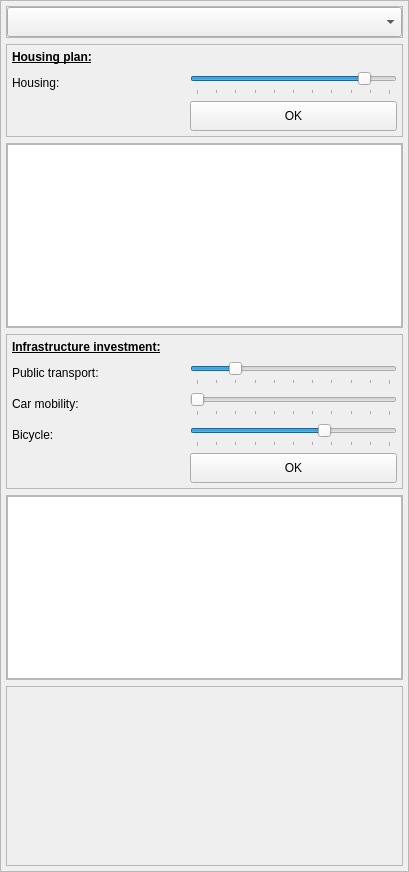
<?xml version="1.0" encoding="UTF-8"?>
<ui version="4.0">
 <class>IndicatorsDialogDockedBase</class>
 <widget class="QDockWidget" name="IndicatorsDialogDockedBase">
  <property name="geometry">
   <rect>
    <x>0</x>
    <y>0</y>
    <width>409</width>
    <height>872</height>
   </rect>
  </property>
  <property name="sizePolicy">
   <sizepolicy hsizetype="MinimumExpanding" vsizetype="MinimumExpanding">
    <horstretch>0</horstretch>
    <verstretch>0</verstretch>
   </sizepolicy>
  </property>
  <property name="minimumSize">
   <size>
    <width>320</width>
    <height>872</height>
   </size>
  </property>
  <property name="windowTitle">
   <string>Indicators</string>
  </property>
  <widget class="QWidget" name="dockWidgetContents">
   <property name="sizePolicy">
    <sizepolicy hsizetype="MinimumExpanding" vsizetype="MinimumExpanding">
     <horstretch>0</horstretch>
     <verstretch>0</verstretch>
    </sizepolicy>
   </property>
   <property name="minimumSize">
    <size>
     <width>0</width>
     <height>850</height>
    </size>
   </property>
   <property name="baseSize">
    <size>
     <width>0</width>
     <height>0</height>
    </size>
   </property>
   <layout class="QVBoxLayout" name="verticalLayout_6">
    <property name="leftMargin">
     <number>0</number>
    </property>
    <property name="topMargin">
     <number>0</number>
    </property>
    <property name="rightMargin">
     <number>0</number>
    </property>
    <property name="bottomMargin">
     <number>0</number>
    </property>
    <item>
     <widget class="QFrame" name="pluginFrame">
      <property name="enabled">
       <bool>true</bool>
      </property>
      <property name="sizePolicy">
       <sizepolicy hsizetype="MinimumExpanding" vsizetype="MinimumExpanding">
        <horstretch>0</horstretch>
        <verstretch>0</verstretch>
       </sizepolicy>
      </property>
      <property name="frameShape">
       <enum>QFrame::StyledPanel</enum>
      </property>
      <property name="frameShadow">
       <enum>QFrame::Raised</enum>
      </property>
      <layout class="QVBoxLayout" name="verticalLayout_5">
       <property name="leftMargin">
        <number>5</number>
       </property>
       <property name="topMargin">
        <number>5</number>
       </property>
       <property name="rightMargin">
        <number>5</number>
       </property>
       <property name="bottomMargin">
        <number>5</number>
       </property>
       <item>
        <layout class="QVBoxLayout" name="verticalLayout">
         <item>
          <widget class="QFrame" name="comboFrame">
           <property name="frameShape">
            <enum>QFrame::StyledPanel</enum>
           </property>
           <property name="frameShadow">
            <enum>QFrame::Raised</enum>
           </property>
           <layout class="QVBoxLayout" name="verticalLayout_2">
            <property name="leftMargin">
             <number>0</number>
            </property>
            <property name="topMargin">
             <number>0</number>
            </property>
            <property name="rightMargin">
             <number>0</number>
            </property>
            <property name="bottomMargin">
             <number>0</number>
            </property>
            <item>
             <widget class="QComboBox" name="packageComboBox">
              <property name="sizePolicy">
               <sizepolicy hsizetype="MinimumExpanding" vsizetype="MinimumExpanding">
                <horstretch>0</horstretch>
                <verstretch>0</verstretch>
               </sizepolicy>
              </property>
              <property name="minimumSize">
               <size>
                <width>0</width>
                <height>30</height>
               </size>
              </property>
              <property name="baseSize">
               <size>
                <width>0</width>
                <height>30</height>
               </size>
              </property>
              <property name="editable">
               <bool>false</bool>
              </property>
              <property name="iconSize">
               <size>
                <width>48</width>
                <height>48</height>
               </size>
              </property>
             </widget>
            </item>
           </layout>
          </widget>
         </item>
         <item>
          <widget class="QFrame" name="housingFrame">
           <property name="sizePolicy">
            <sizepolicy hsizetype="Preferred" vsizetype="Preferred">
             <horstretch>0</horstretch>
             <verstretch>0</verstretch>
            </sizepolicy>
           </property>
           <property name="minimumSize">
            <size>
             <width>0</width>
             <height>0</height>
            </size>
           </property>
           <property name="maximumSize">
            <size>
             <width>16777215</width>
             <height>16777215</height>
            </size>
           </property>
           <property name="frameShape">
            <enum>QFrame::StyledPanel</enum>
           </property>
           <property name="frameShadow">
            <enum>QFrame::Raised</enum>
           </property>
           <layout class="QVBoxLayout" name="verticalLayout_8">
            <property name="leftMargin">
             <number>5</number>
            </property>
            <property name="topMargin">
             <number>5</number>
            </property>
            <property name="rightMargin">
             <number>5</number>
            </property>
            <property name="bottomMargin">
             <number>5</number>
            </property>
            <item>
             <layout class="QGridLayout" name="gridLayout_4">
              <item row="0" column="0">
               <widget class="QLabel" name="label_16">
                <property name="sizePolicy">
                 <sizepolicy hsizetype="Fixed" vsizetype="Preferred">
                  <horstretch>0</horstretch>
                  <verstretch>0</verstretch>
                 </sizepolicy>
                </property>
                <property name="minimumSize">
                 <size>
                  <width>172</width>
                  <height>0</height>
                 </size>
                </property>
                <property name="maximumSize">
                 <size>
                  <width>172</width>
                  <height>16777215</height>
                 </size>
                </property>
                <property name="text">
                 <string>&lt;html&gt;&lt;head/&gt;&lt;body&gt;&lt;p&gt;&lt;span style=&quot; font-weight:600; text-decoration: underline;&quot;&gt;Housing plan:&lt;/span&gt;&lt;/p&gt;&lt;/body&gt;&lt;/html&gt;</string>
                </property>
               </widget>
              </item>
              <item row="1" column="1">
               <widget class="QSlider" name="housingSlider">
                <property name="sizePolicy">
                 <sizepolicy hsizetype="MinimumExpanding" vsizetype="Fixed">
                  <horstretch>0</horstretch>
                  <verstretch>0</verstretch>
                 </sizepolicy>
                </property>
                <property name="minimumSize">
                 <size>
                  <width>0</width>
                  <height>25</height>
                 </size>
                </property>
                <property name="mouseTracking">
                 <bool>true</bool>
                </property>
                <property name="maximum">
                 <number>100</number>
                </property>
                <property name="value">
                 <number>87</number>
                </property>
                <property name="orientation">
                 <enum>Qt::Horizontal</enum>
                </property>
                <property name="tickPosition">
                 <enum>QSlider::TicksBelow</enum>
                </property>
                <property name="tickInterval">
                 <number>10</number>
                </property>
               </widget>
              </item>
              <item row="1" column="0">
               <widget class="QLabel" name="label_14">
                <property name="sizePolicy">
                 <sizepolicy hsizetype="Preferred" vsizetype="Preferred">
                  <horstretch>0</horstretch>
                  <verstretch>0</verstretch>
                 </sizepolicy>
                </property>
                <property name="text">
                 <string>Housing:</string>
                </property>
               </widget>
              </item>
              <item row="0" column="1">
               <widget class="QLabel" name="housingLabel">
                <property name="sizePolicy">
                 <sizepolicy hsizetype="Preferred" vsizetype="Preferred">
                  <horstretch>0</horstretch>
                  <verstretch>0</verstretch>
                 </sizepolicy>
                </property>
                <property name="text">
                 <string/>
                </property>
               </widget>
              </item>
              <item row="2" column="1">
               <widget class="QPushButton" name="okHousing">
                <property name="sizePolicy">
                 <sizepolicy hsizetype="MinimumExpanding" vsizetype="Fixed">
                  <horstretch>0</horstretch>
                  <verstretch>0</verstretch>
                 </sizepolicy>
                </property>
                <property name="minimumSize">
                 <size>
                  <width>0</width>
                  <height>30</height>
                 </size>
                </property>
                <property name="text">
                 <string>OK</string>
                </property>
               </widget>
              </item>
             </layout>
            </item>
           </layout>
          </widget>
         </item>
         <item>
          <widget class="QFrame" name="housingTableFrame">
           <property name="frameShape">
            <enum>QFrame::StyledPanel</enum>
           </property>
           <property name="frameShadow">
            <enum>QFrame::Raised</enum>
           </property>
           <layout class="QVBoxLayout" name="verticalLayout_3">
            <property name="leftMargin">
             <number>0</number>
            </property>
            <property name="topMargin">
             <number>0</number>
            </property>
            <property name="rightMargin">
             <number>0</number>
            </property>
            <property name="bottomMargin">
             <number>0</number>
            </property>
            <item>
             <widget class="QTableWidget" name="housingTable">
              <property name="sizePolicy">
               <sizepolicy hsizetype="MinimumExpanding" vsizetype="MinimumExpanding">
                <horstretch>0</horstretch>
                <verstretch>0</verstretch>
               </sizepolicy>
              </property>
              <property name="minimumSize">
               <size>
                <width>0</width>
                <height>150</height>
               </size>
              </property>
             </widget>
            </item>
           </layout>
          </widget>
         </item>
         <item>
          <widget class="QFrame" name="infraFrame">
           <property name="minimumSize">
            <size>
             <width>0</width>
             <height>0</height>
            </size>
           </property>
           <property name="frameShape">
            <enum>QFrame::StyledPanel</enum>
           </property>
           <property name="frameShadow">
            <enum>QFrame::Raised</enum>
           </property>
           <layout class="QVBoxLayout" name="verticalLayout_7">
            <property name="leftMargin">
             <number>5</number>
            </property>
            <property name="topMargin">
             <number>5</number>
            </property>
            <property name="rightMargin">
             <number>5</number>
            </property>
            <property name="bottomMargin">
             <number>5</number>
            </property>
            <item>
             <layout class="QGridLayout" name="gridLayout_3">
              <item row="2" column="1">
               <widget class="QSlider" name="carSlider">
                <property name="sizePolicy">
                 <sizepolicy hsizetype="MinimumExpanding" vsizetype="Fixed">
                  <horstretch>0</horstretch>
                  <verstretch>0</verstretch>
                 </sizepolicy>
                </property>
                <property name="minimumSize">
                 <size>
                  <width>0</width>
                  <height>25</height>
                 </size>
                </property>
                <property name="maximum">
                 <number>100</number>
                </property>
                <property name="orientation">
                 <enum>Qt::Horizontal</enum>
                </property>
                <property name="tickPosition">
                 <enum>QSlider::TicksBelow</enum>
                </property>
                <property name="tickInterval">
                 <number>10</number>
                </property>
               </widget>
              </item>
              <item row="3" column="0">
               <widget class="QLabel" name="label_12">
                <property name="text">
                 <string>Bicycle:</string>
                </property>
               </widget>
              </item>
              <item row="1" column="0">
               <widget class="QLabel" name="label_10">
                <property name="text">
                 <string>Public transport:</string>
                </property>
               </widget>
              </item>
              <item row="2" column="0">
               <widget class="QLabel" name="label_11">
                <property name="text">
                 <string>Car mobility:</string>
                </property>
               </widget>
              </item>
              <item row="0" column="0">
               <widget class="QLabel" name="label_7">
                <property name="sizePolicy">
                 <sizepolicy hsizetype="Fixed" vsizetype="Preferred">
                  <horstretch>0</horstretch>
                  <verstretch>0</verstretch>
                 </sizepolicy>
                </property>
                <property name="minimumSize">
                 <size>
                  <width>172</width>
                  <height>0</height>
                 </size>
                </property>
                <property name="maximumSize">
                 <size>
                  <width>172</width>
                  <height>16777215</height>
                 </size>
                </property>
                <property name="text">
                 <string>&lt;html&gt;&lt;head/&gt;&lt;body&gt;&lt;p&gt;&lt;span style=&quot; font-weight:600; text-decoration: underline;&quot;&gt;Infrastructure investment:&lt;/span&gt;&lt;/p&gt;&lt;/body&gt;&lt;/html&gt;</string>
                </property>
               </widget>
              </item>
              <item row="0" column="1">
               <widget class="QLabel" name="infraLabel">
                <property name="sizePolicy">
                 <sizepolicy hsizetype="Preferred" vsizetype="Preferred">
                  <horstretch>0</horstretch>
                  <verstretch>0</verstretch>
                 </sizepolicy>
                </property>
                <property name="text">
                 <string/>
                </property>
               </widget>
              </item>
              <item row="4" column="1">
               <widget class="QPushButton" name="okInfra">
                <property name="sizePolicy">
                 <sizepolicy hsizetype="MinimumExpanding" vsizetype="Fixed">
                  <horstretch>0</horstretch>
                  <verstretch>0</verstretch>
                 </sizepolicy>
                </property>
                <property name="minimumSize">
                 <size>
                  <width>0</width>
                  <height>30</height>
                 </size>
                </property>
                <property name="text">
                 <string>OK</string>
                </property>
               </widget>
              </item>
              <item row="1" column="1">
               <widget class="QSlider" name="ptSlider">
                <property name="sizePolicy">
                 <sizepolicy hsizetype="MinimumExpanding" vsizetype="Fixed">
                  <horstretch>0</horstretch>
                  <verstretch>0</verstretch>
                 </sizepolicy>
                </property>
                <property name="minimumSize">
                 <size>
                  <width>0</width>
                  <height>25</height>
                 </size>
                </property>
                <property name="mouseTracking">
                 <bool>true</bool>
                </property>
                <property name="maximum">
                 <number>100</number>
                </property>
                <property name="value">
                 <number>20</number>
                </property>
                <property name="orientation">
                 <enum>Qt::Horizontal</enum>
                </property>
                <property name="tickPosition">
                 <enum>QSlider::TicksBelow</enum>
                </property>
                <property name="tickInterval">
                 <number>10</number>
                </property>
               </widget>
              </item>
              <item row="3" column="1">
               <widget class="QSlider" name="bikeSlider">
                <property name="sizePolicy">
                 <sizepolicy hsizetype="MinimumExpanding" vsizetype="Fixed">
                  <horstretch>0</horstretch>
                  <verstretch>0</verstretch>
                 </sizepolicy>
                </property>
                <property name="minimumSize">
                 <size>
                  <width>0</width>
                  <height>25</height>
                 </size>
                </property>
                <property name="maximum">
                 <number>100</number>
                </property>
                <property name="value">
                 <number>66</number>
                </property>
                <property name="orientation">
                 <enum>Qt::Horizontal</enum>
                </property>
                <property name="invertedAppearance">
                 <bool>false</bool>
                </property>
                <property name="invertedControls">
                 <bool>false</bool>
                </property>
                <property name="tickPosition">
                 <enum>QSlider::TicksBelow</enum>
                </property>
                <property name="tickInterval">
                 <number>10</number>
                </property>
               </widget>
              </item>
             </layout>
            </item>
           </layout>
          </widget>
         </item>
         <item>
          <widget class="QFrame" name="infraTableFrame">
           <property name="frameShape">
            <enum>QFrame::StyledPanel</enum>
           </property>
           <property name="frameShadow">
            <enum>QFrame::Raised</enum>
           </property>
           <layout class="QVBoxLayout" name="verticalLayout_4">
            <property name="leftMargin">
             <number>0</number>
            </property>
            <property name="topMargin">
             <number>0</number>
            </property>
            <property name="rightMargin">
             <number>0</number>
            </property>
            <property name="bottomMargin">
             <number>0</number>
            </property>
            <item>
             <widget class="QTableWidget" name="infraTable">
              <property name="sizePolicy">
               <sizepolicy hsizetype="MinimumExpanding" vsizetype="MinimumExpanding">
                <horstretch>0</horstretch>
                <verstretch>0</verstretch>
               </sizepolicy>
              </property>
              <property name="minimumSize">
               <size>
                <width>0</width>
                <height>150</height>
               </size>
              </property>
             </widget>
            </item>
           </layout>
          </widget>
         </item>
         <item>
          <widget class="QFrame" name="plotFrame">
           <property name="sizePolicy">
            <sizepolicy hsizetype="MinimumExpanding" vsizetype="MinimumExpanding">
             <horstretch>0</horstretch>
             <verstretch>0</verstretch>
            </sizepolicy>
           </property>
           <property name="minimumSize">
            <size>
             <width>0</width>
             <height>180</height>
            </size>
           </property>
           <property name="frameShape">
            <enum>QFrame::StyledPanel</enum>
           </property>
           <property name="frameShadow">
            <enum>QFrame::Raised</enum>
           </property>
           <layout class="QVBoxLayout" name="verticalLayout_9">
            <property name="leftMargin">
             <number>0</number>
            </property>
            <property name="topMargin">
             <number>0</number>
            </property>
            <property name="rightMargin">
             <number>0</number>
            </property>
            <property name="bottomMargin">
             <number>0</number>
            </property>
            <item>
             <layout class="QVBoxLayout" name="chartView"/>
            </item>
           </layout>
          </widget>
         </item>
        </layout>
       </item>
      </layout>
     </widget>
    </item>
   </layout>
  </widget>
 </widget>
 <resources/>
 <connections/>
</ui>
